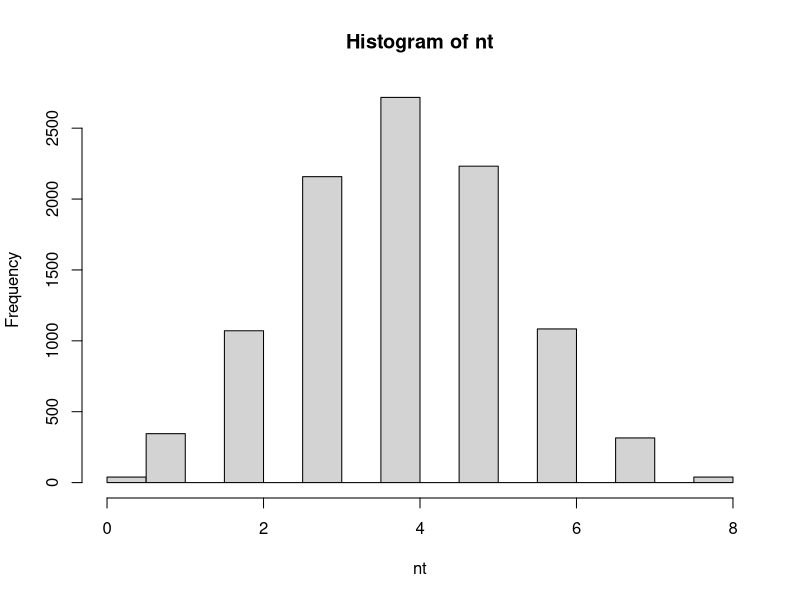
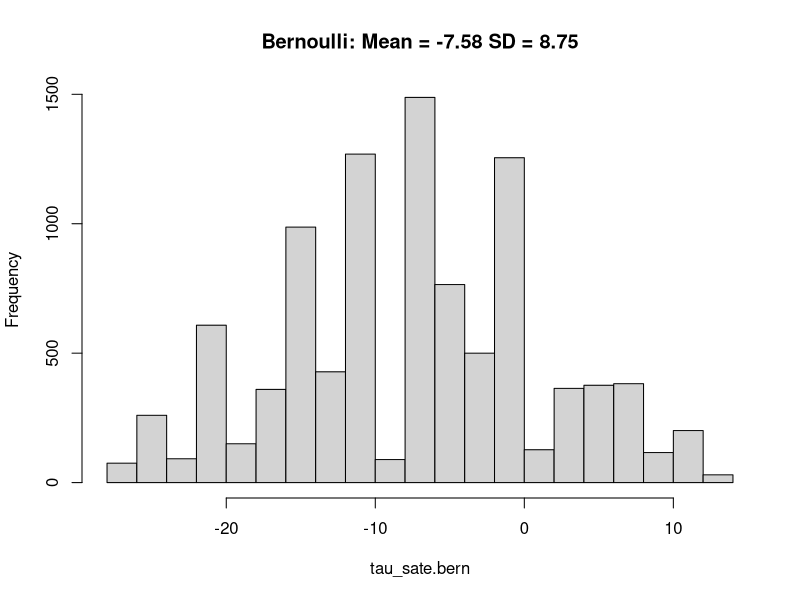
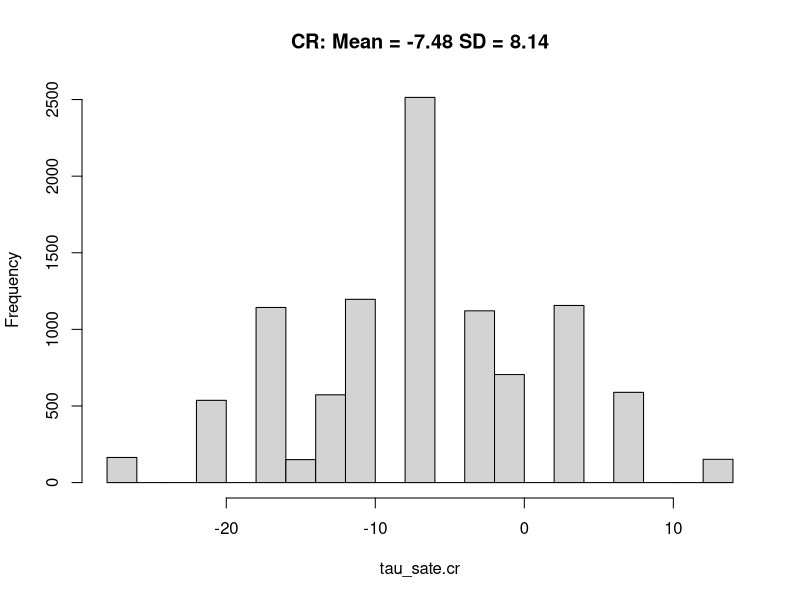

These figures' R source, in order:
rm(list = ls())
set.seed(51)

## - Input the data from Figure 18.2 in Gelman, Hill Vehtari
name = c("Audrey", "Anna", "Bob", "Bill", "Caitlin", "Cara", "Dave", "Doug")
female = c(1,1,0,0,1,1,0,0)
age = c(40,40,50,50,60,60,70,70)
treatment = c(0,0,0,0,1,1,1,1)
y0 = c(140,140,150,150,160,160,170,170)
y1 = c(135,135,140,140,155,155,160,160)
y = y0
y[treatment==1] = y1[treatment==1]

print(cbind(name, female, age, treatment, y0, y1, y))

n = length(name)
tau_sate.true = mean(y1) - mean(y0)
tau_sate.true

tau_sate.est = mean(y[treatment==1]) - mean(y[treatment==0])
tau_sate.est

## - Illustration of randomization-based inference under various
#    assignment mechanisms

# ---- Bernoulli Trial
q = 0.5 #probability of each individual being treated
Z= rbinom(n,1,q)
print(cbind(name, female, age, Z, y0, y1, y))
mean(y[Z==1]) - mean(y[Z==0])

# Repeat the Bernoulli trial to get the randomization distribution
#  note: could enumerate every possible Z.bern, but we will simulate
#        more 'reps' than necessary as a general procedure
n_reps = 10000
# rows and columns filled with NA
Z.bern = matrix(NA, n_reps,n) # a matrix to store all of the different Z vectors
for (i in 1:n_reps)
  Z.bern[i,] = rbinom(n,1,q)

# Look at the assignment for a single randomization
print(cbind(name, female, age, Z.bern[551,], y0, y1))
mean(y[Z.bern[551,]==1]) - mean(y[Z.bern[551,]==0])

# Look at the distribution of n_t across all randomizations
nt = rowSums(Z.bern) 
hist(nt)

# Calculate the mean difference between treated/control for each 
# randomization
tau_sate.bern = rep(NA, n_reps)
for (i in 1:n_reps)
  tau_sate.bern[i] = mean(y1[Z.bern[i,]==1]) - mean(y0[Z.bern[i,]==0])

# look what happens when the number of treated is either 0 or 8
tau_sate.bern[which(nt==0)]
tau_sate.bern[which(nt==n)]
table(is.na(tau_sate.bern))

m.bern = round(mean(tau_sate.bern, na.rm = TRUE), 2)
sd.bern = round(sd(tau_sate.bern, na.rm = TRUE), 2)
hist(tau_sate.bern, main = paste("Bernoulli: Mean = ", m.bern, " SD = ", sd.bern, sep=""))



# ---- Completely Randomized Design
Z = sample(c(rep(0,4), rep(1,4)), 8)
print(cbind(name, female, age, Z, y0, y1,y))
mean(y[Z==1]) - mean(y[Z==0])


# Repeat the completely randomized trial to get the randomization distribution
#  note: could enumerate every possible Z.bern, but we will simulate
#        more 'reps' than necessary as a general procedure
n_reps = 10000
Z.cr = matrix(NA, n_reps,n) # a matrix to store all of the different Z vectors
for (i in 1:n_reps)
  Z.cr[i,] = sample(c(rep(0,4), rep(1,4)), 8)

# Look at the assignment for a single randomization
print(cbind(name, female, age, Z.cr[551,], y0, y1))
mean(y[Z.cr[551,]==1]) - mean(y[Z.cr[551,]==0])

# Calculate the mean difference between treated/control for each randomization
tau_sate.cr = rep(NA, n_reps)
for (i in 1:n_reps)
  tau_sate.cr[i] = mean(y1[Z.cr[i,]==1]) - mean(y0[Z.cr[i,]==0])

m.cr = round(mean(tau_sate.cr), 2)
sd.cr = round(sd(tau_sate.cr), 2)
hist(tau_sate.cr, main = paste("CR: Mean = ", m.cr, " SD = ", sd.cr, sep=""))

